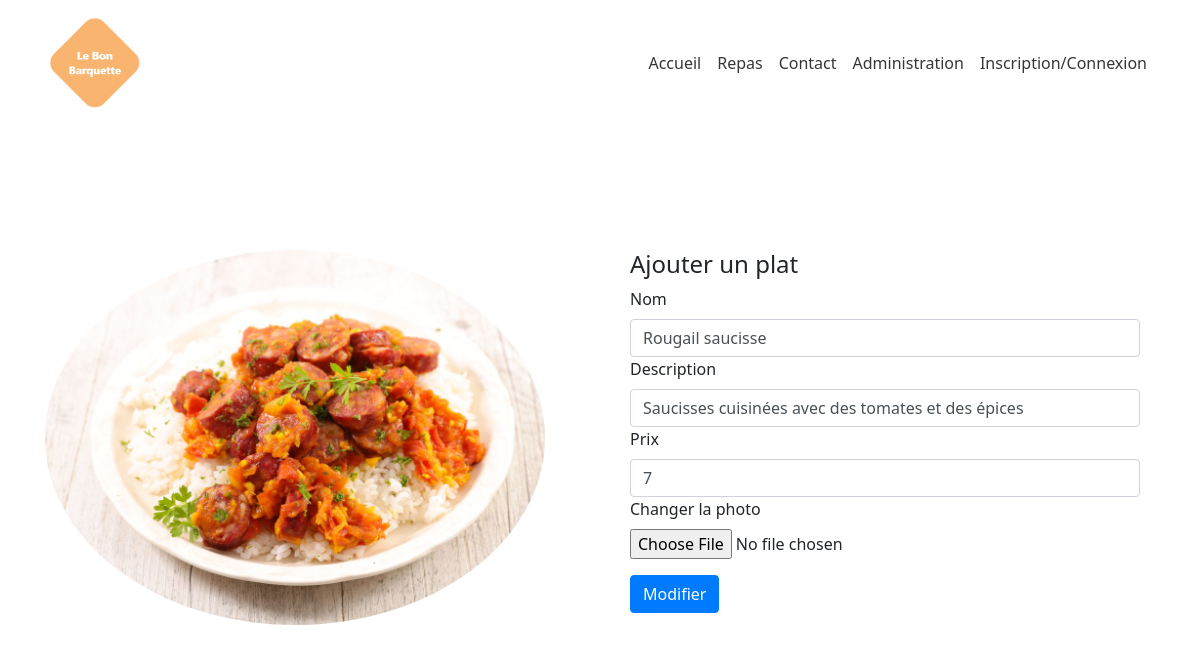
Page /admin/plat/modifier_plat.php?id=1 on the committed database.
### tables this page shows
CREATE TABLE IF NOT EXISTS `plats` (
  `id` int(11) NOT NULL AUTO_INCREMENT,
  `nom` varchar(80) NOT NULL,
  `detail` longtext NOT NULL,
  `photo` longtext NOT NULL,
  `prix` double NOT NULL,
  PRIMARY KEY (`id`)
);

### classes/Plats.php (called while the page is built, shortened)
<?php
class Plats
{
    private $nom;
    private $detail;
    private $photo;
    private $prix;
    public function getNom()
    {
        return $this->nom;
    }
    public function getPhoto()
    {
        return $this->photo;
    }
    public function getPrix()
    {
        return $this->prix;
    }
    public function getDetail()
    {
        return $this->detail;
    }
}

### admin/plat/modifier_plat.php (the view, shortened to what this page needs)
<?php
$ROOT = '../../';
require("../../header.php");
include_once('../../classes/Plats.php');
$db =new PDO("mysql:host=127.0.0.1;dbname=lebonbarquette","root","",array(PDO::MYSQL_ATTR_INIT_COMMAND => "SET NAMES utf8") );
if (isset($_GET["id"])){
    $id=$_GET["id"];
    $requete=$db->prepare("select * from plats where id = $id");
    $requete->setFetchMode(PDO::FETCH_CLASS,'Plats');
    $requete->execute();
    $plat=$requete->fetch();
}
?>
<section class="details-section">
    <div class="container">
        <div class="row">
            <div class="col-md-6">
                <div class="image-repas">
                    <img src="<?php if(!is_null($plat->getPhoto())){echo $ROOT."img/".$plat->getPhoto();;}else {} ?>"
                        class="img-fluid" alt="image">
                </div>
            </div>
            <div class="col-md-6">
                <div class="container">
                    <h4>Ajouter un plat</h4>
                    <form class="form" action="" method="post" enctype="multipart/form-data">
                        <div class="form-group">
                            <label for="">Nom</label>
                            <input type="text" name="nom" id="nom" class="form-control" value="<?php echo $plat->getNom() ?>" placeholder="">
                            <label for="">Description</label>
                            <input type="text" name="detail" id="detail" class="form-control" value="<?php echo $plat->getDetail() ?>" placeholder="">
                            <label for="">Prix</label>
                            <input type="float" name="prix" id="prix" class="form-control" value="<?php echo $plat->getPrix() ?>" placeholder="">
                            <label for="">Changer la photo</label>
                            <div>
                                <input type="file" name="photo" id="photo">
                            </div>
                            <button type="submit" class="btn btn-primary mt-3" >Modifier</button>
                        </div>
                    </form>
                </div>
            </div>
        </div>
    </div>
</section>
<?php
include_once("../footer.php");
?>

### css/style.css (style rules this page uses)
* { font-family: 'Segoe UI', sans-serif; }
.details-section { margin-top: 250px; }
.image-repas { border-radius: 50%; overflow: hidden; max-width: 500px; max-height: 500px; }

### rows in the picture
plats: photo (picture), nom "Rougail saucisse", detail "Saucisses cuisinées avec des tomates et des épices", prix "7"
